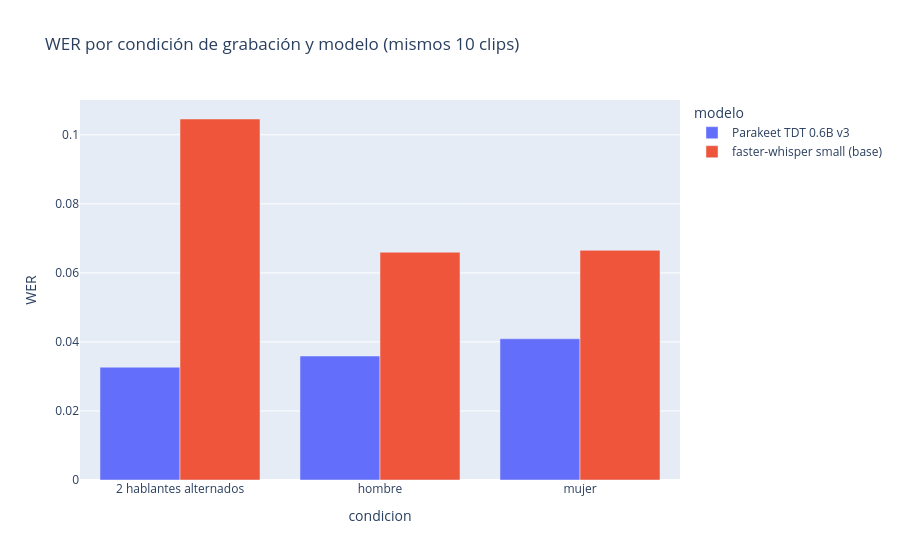

Notebook cell for this chart:
### Code cell
w = pd.concat([base_aud, alt_aud]); w["condicion"] = w.condicion.str.split(",").str[-1].str.strip()
fig = px.bar(w.groupby(["condicion", "modelo"]).WER.mean().reset_index(), x="condicion", y="WER", color="modelo", barmode="group",
             title="WER por condición de grabación y modelo (mismos 10 clips)")
mostrar(fig, "g5_wer_por_condicion")
w.pivot_table(index="condicion", columns="modelo", values="WER").round(3)

### Figure 1 — Plotly figure (JSON) as saved in the notebook; plotly's stock layout.template omitted (floating-point values rounded to 4 significant figures)
{"data": [{"alignmentgroup": "True", "hovertemplate": "modelo=Parakeet TDT 0.6B v3<br>condicion=%{x}<br>WER=%{y}<extra></extra>", "legendgroup": "Parakeet TDT 0.6B v3", "marker": {"color": "#636efa", "pattern": {"shape": ""}}, "name": "Parakeet TDT 0.6B v3", "offsetgroup": "Parakeet TDT 0.6B v3", "orientation": "v", "showlegend": true, "textposition": "auto", "type": "bar", "x": ["2 hablantes alternados", "hombre", "mujer"], "xaxis": "x", "y": [0.03268, 0.03591, 0.04091], "yaxis": "y"}, {"alignmentgroup": "True", "hovertemplate": "modelo=faster-whisper small (base)<br>condicion=%{x}<br>WER=%{y}<extra></extra>", "legendgroup": "faster-whisper small (base)", "marker": {"color": "#EF553B", "pattern": {"shape": ""}}, "name": "faster-whisper small (base)", "offsetgroup": "faster-whisper small (base)", "orientation": "v", "showlegend": true, "textposition": "auto", "type": "bar", "x": ["2 hablantes alternados", "hombre", "mujer"], "xaxis": "x", "y": [0.1046, 0.06599, 0.06653], "yaxis": "y"}], "layout": {"barmode": "group", "legend": {"title": {"text": "modelo"}, "tracegroupgap": 0}, "title": {"text": "WER por condición de grabación y modelo (mismos 10 clips)"}, "xaxis": {"anchor": "y", "domain": [0.0, 1.0], "title": {"text": "condicion"}}, "yaxis": {"anchor": "x", "domain": [0.0, 1.0], "title": {"text": "WER"}}}}
